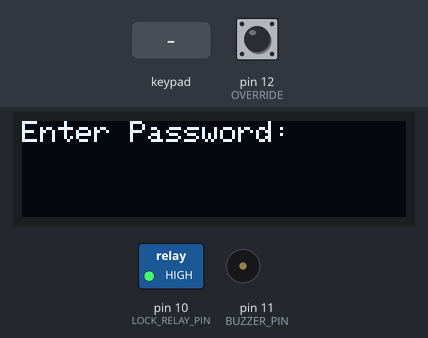
Simulated run of this sketch. Board: Arduino Uno, built with avr-gcc and run on an emulated ATmega328P. Parts: 128×32 one-colour display, switched loads named in the sketch (green lamp = pin HIGH), buzzer (waves = sounding). The test bench sets the inputs (shaded band); at power-on: pin 12 (OVERRIDE) HIGH. The display library's start-up logo is not drawn; what the sketch prints to the serial monitor is not drawn.

Above: at 3.2 s.
3.3 s: keypad keys 1 3 9 7 2 2 2 pressed 0.4 s apart
At 6.7 s:
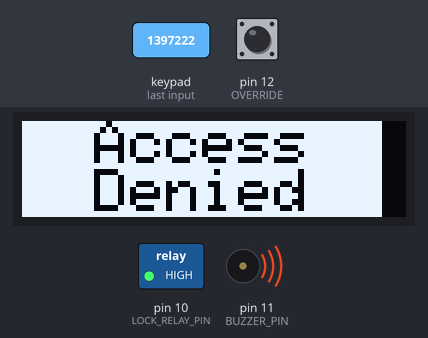
7.6 s: pin 12 (OVERRIDE) pulled LOW for 1 s
At 10.1 s:
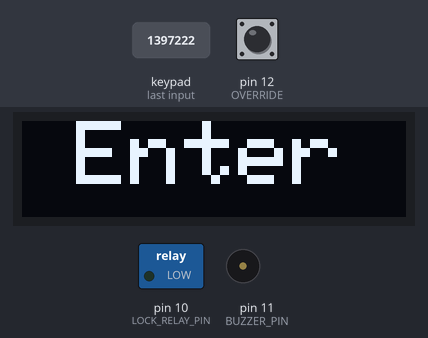
11.6 s: keypad keys 1 2 3 A 4 5 6 pressed 0.4 s apart
At 15.7 s:
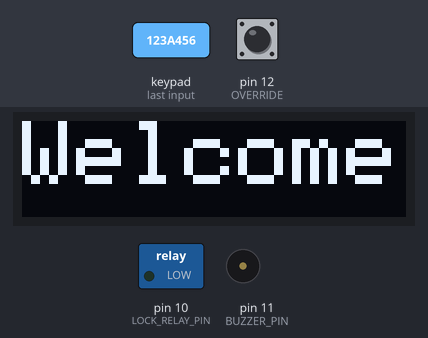
15.9 s: key '1' pressed
18.9 s: key '2' pressed
At 19.9 s:
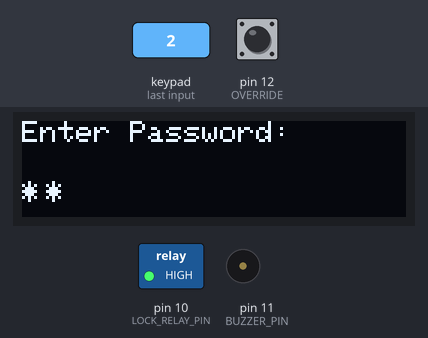
20.7 s: pin 12 (OVERRIDE) pulled LOW for 0.15 s
At 21.4 s:
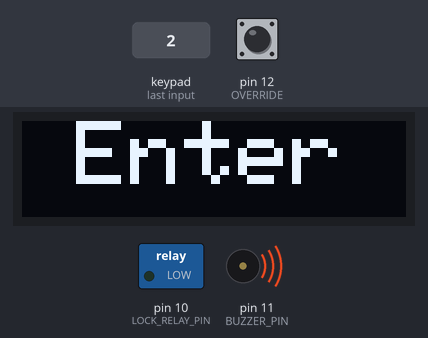
Timing chart, 0 to 27.2 s (numbered marks = the images above; inputs shaded):
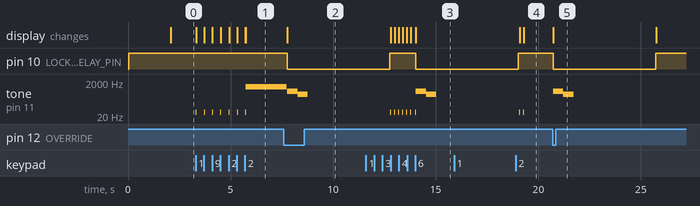

Measured:
- after the input at 3.3 s, tone on pin 11 (BUZZER_PIN): plays 33 Hz for 0.01 s, 33 Hz for 0.01 s, 33 Hz for 0.01 s, 33 Hz for 0.01 s, 33 Hz for 0.01 s, 33 Hz for 0.01 s … (8 notes in this stretch), starting at once; the display: first changes at once (image 1 shows a later state)
- after the input at 7.6 s, pin 10 (LOCK_RELAY_PIN): HIGH → LOW after 0.16 s; the display: changes after 0.16 s (image 2)
- after the input at 11.6 s, tone on pin 11 (BUZZER_PIN): plays 33 Hz for 0.01 s, 33 Hz for 0.01 s, 33 Hz for 0.01 s, 33 Hz for 0.01 s, 33 Hz for 0.01 s, 33 Hz for 0.01 s … (9 notes in this stretch), starting after 1.2 s; the display: first changes after 1.2 s (image 3 shows a later state)
- after the input at 15.9 s, every drawn part: stays the same
- after the input at 18.9 s, the display: first differs from a run without the input after 0.38 s (image 4)
- after the input at 20.7 s, pin 10 (LOCK_RELAY_PIN): HIGH → LOW at once, → HIGH 5.0 s later; tone on pin 11 (BUZZER_PIN): silent → 587 Hz at once, → 392 Hz 0.50 s later, → silent 0.50 s later; the display: changes at once (image 5)

The sketch:

Keypad_Display.ino
```cpp
#include <SPI.h>
#include <Adafruit_SSD1306.h>

#include <Keypad.h>

#define SCREEN_WIDTH 128 // OLED display width, in pixels
#define SCREEN_HEIGHT 32 // OLED display height, in pixels

// Declaration for an SSD1306 display connected to I2C (SDA, SCL pins)
#define OLED_RESET 4 // Reset pin # (or -1 if sharing Arduino reset pin)
Adafruit_SSD1306 display(SCREEN_WIDTH, SCREEN_HEIGHT, &Wire, OLED_RESET);

#define LOCK_RELAY_PIN 10
#define BUZZER_PIN 11
#define OVERRIDE 12

#define NOTE_G4 392
#define NOTE_D5 587
#define NOTE_C6 1047

#define Password_Length 8

const byte ROWS = 4;
const byte COLS = 4;

char hexaKeys[ROWS][COLS] = {
    {'1', '2', '3', 'A'},
    {'4', '5', '6', 'B'},
    {'7', '8', '9', 'C'},
    {'*', '0', '#', 'D'}};

byte rowPins[ROWS] = {9, 8, 7, 6};
byte colPins[COLS] = {5, 4, 3, 2};

char Data[Password_Length];
char Master[Password_Length] = "123A456";
byte data_count = 0;
char customKey;

Keypad customKeypad = Keypad(makeKeymap(hexaKeys), rowPins, colPins, ROWS, COLS);

void setup()
{
  Serial.begin(115200);

  // SSD1306_SWITCHCAPVCC = generate display voltage from 3.3V internally
  // Address 0x3C for 128x32 or 0x3D for 128x64
  if (!display.begin(SSD1306_SWITCHCAPVCC, 0x3C))
  {
    Serial.println(F("SSD1306 allocation failed"));
    for (;;)
      ; // Don't proceed, loop forever
  }

  // Setup the relay lock bin
  pinMode(LOCK_RELAY_PIN, OUTPUT);
  digitalWrite(LOCK_RELAY_PIN, HIGH);

  // Setup the Override button input pin
  pinMode(OVERRIDE, INPUT_PULLUP);

  // Show initial display buffer contents on the screen --
  // the library initializes this with an Adafruit splash screen.
  display.display();
  delay(2000); // Pause for 2 seconds

  // Clear the display and show it.
  display.clearDisplay();
  display.display();
}

void loop()
{
  display.setCursor(0, 0);
  display.setTextSize(1); // Draw normal-scale text
  display.setTextColor(SSD1306_WHITE);
  display.print(F("Enter Password:"));
  display.display();

  customKey = customKeypad.getKey();

  if (customKey)
  {
    tone(BUZZER_PIN, 33);
    Data[data_count] = customKey;
    display.setCursor(data_count * 8, 20);
    display.print('*');
    display.display();
    data_count++;
    noTone(BUZZER_PIN);
  }

  if (data_count == Password_Length - 1)
  {
    display.clearDisplay();
    display.setCursor(0, 0);

    if (!strcmp(Data, Master))
    {
      // The passcode matches, so tell the user they can enter
      display.setTextSize(3); // Draw 3X-scale text
      display.print("Welcome");
      display.display();
      Serial.println("Open");

      openLock();
    }
    else
    {
      display.setTextSize(2); // Draw 2X-scale text
      display.setTextColor(SSD1306_BLACK, SSD1306_WHITE);
      display.print("  Access  \n  Denied  ");
      display.display();
      Serial.println("Failed");

      // Start the annoying sound
      tone(BUZZER_PIN, NOTE_C6);
      delay(2000);
      // And stop it now.
      noTone(BUZZER_PIN);
    }
    clearData();
    display.clearDisplay();
  }
  else
  {
    if (digitalRead(OVERRIDE) == LOW)
    {
      display.clearDisplay();
      display.setCursor(0, 0);
      display.setTextSize(3); // Draw 3X-scale text
      display.print(" Enter");
      display.display();
      Serial.println("Override");

      openLock();

      clearData();
      display.clearDisplay();
    }
  }
}

void openLock()
{
  // Energize the relay by driving the control pin LOW
  digitalWrite(LOCK_RELAY_PIN, LOW);

  // Play Ding for half a second
  tone(BUZZER_PIN, NOTE_D5);
  delay(500);

  // Play Dong for half a second
  tone(BUZZER_PIN, NOTE_G4);
  delay(500);

  // Turn off the buzxzer
  noTone(BUZZER_PIN);

  // Wait for the rest of the 5 seconds, only 4 now.
  delay(4000);

  // De-energize the relay
  digitalWrite(LOCK_RELAY_PIN, HIGH);
}

void clearData()
{
  while (data_count != 0)
  {
    Data[data_count--] = 0;
  }
  return;
}
```
